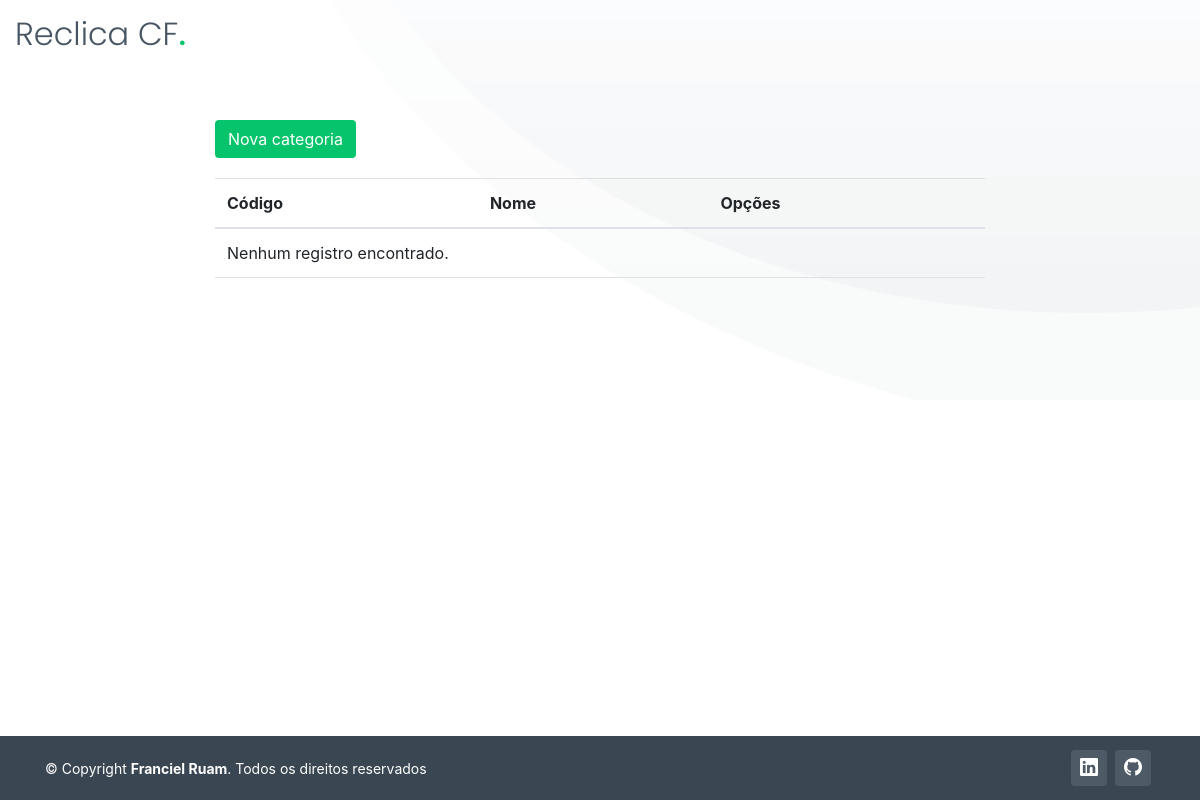
Before: /listar/categorias/ (signed in) with the older database file.
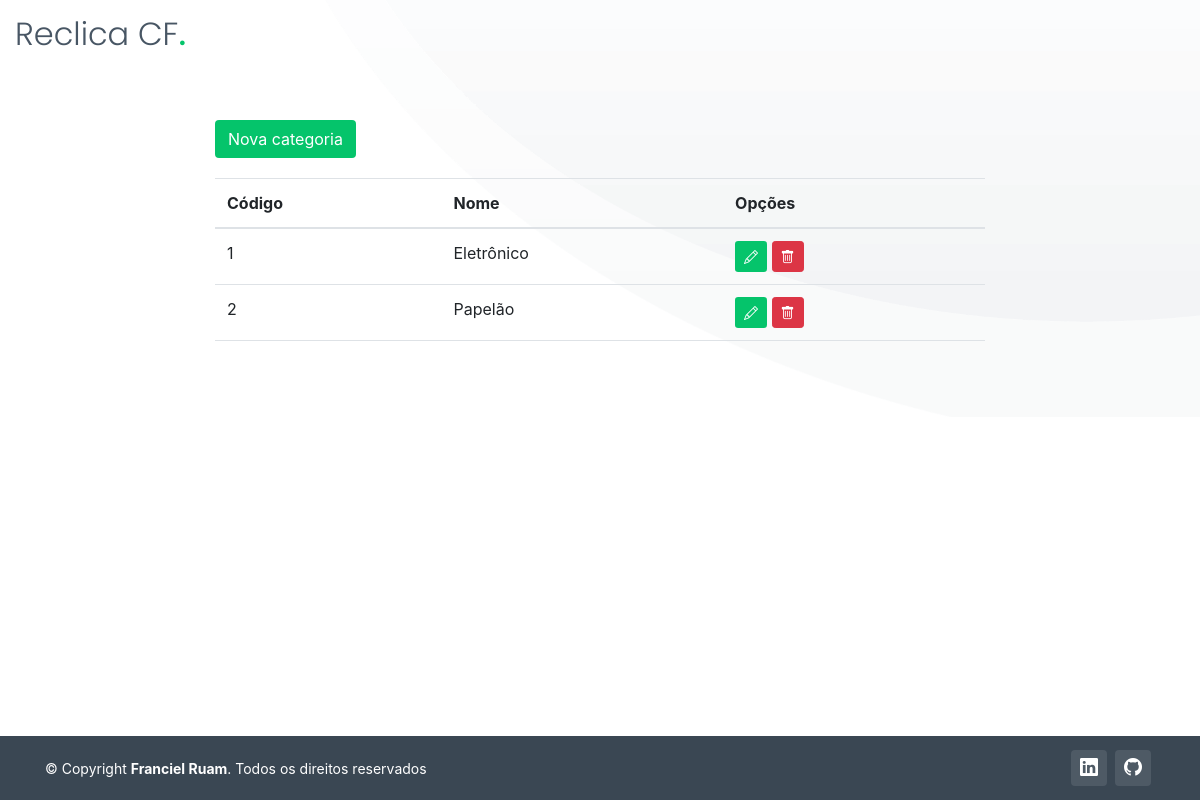
After: the same page with the newer database file.
### cadastro/models.py (models this page shows, shortened)
class Categoria(models.Model):
    nome = models.CharField(max_length=150, verbose_name="Categoria")
    observacao = models.CharField(max_length=255, blank=True, null=True, verbose_name="Observação")
    data_cadastro = models.DateTimeField(verbose_name="Data Cadastro", auto_now_add=True)
    status = models.CharField(max_length=1, default="A")

### cadastro/views.py (the view)
# urls.py: path('listar/categorias/', CategoriaList.as_view(), name='listar-categoria'),
class CategoriaList(GroupRequiredMixin, LoginRequiredMixin, ListView):
    model = Categoria
    group_required = u"Administrador"
    template_name = "cadastro/listas/categorias.html"

### cadastro/templates/cadastro/listas/categorias.html (shortened to what this page needs)
{% extends 'paginas/modelo.html' %}
{% load static %}
{% block conteudo2 %}
<div id="hero-animated" class="hero-animated">
    <div class="container col-lg-8">
        <a href="{% url 'cadastrar-categoria' %}" class="btn btn-success float-left"
            style="margin-bottom: 20px; background-color: #05c46b; border-color: transparent;">
            Nova categoria
        </a>
        <div class="table-responsive">
            <table class="table">
                <thead>
                    <tr>
                        <th>Código</th>
                        <th>Nome</th>
                        <th>Opções</th>
                    </tr>
                </thead>
                <tbody>
                    {% for obj in object_list %}
                    <tr>
                        <td>{{ obj.pk }}</td>
                        <td>{{ obj.nome }}</td>
                        <td>
                            <a href="{% url 'editar-categoria' obj.pk %}" class="btn btn-success btn-sm" title="Editar"
                                style="background-color: #05c46b; border-color: transparent;">
                                <i class="bi bi-pencil" aria-hidden="true"></i>
                            </a>
                            <a href="{% url 'excluir-categoria' obj.pk %}" class="btn btn-danger btn-sm" title="Excluir">
                                <i class="bi bi-trash" aria-hidden="true"></i>
                            </a>
                        </td>
                    </tr>
                    {% empty %}
                    <tr>
                        <td colspan="100%">Nenhum registro encontrado.</td>
                    </tr>
                    {% endfor %}
                </tbody>
            </table>
        </div>
    </div>
</div>
{% endblock %}

Changed rows visible on the page:
added Categoria: pk "1", nome "Eletrônico"
added Categoria: pk "2", nome "Papelão"
Other visible differences:
text no longer shown: "Nenhum registro encontrado."
